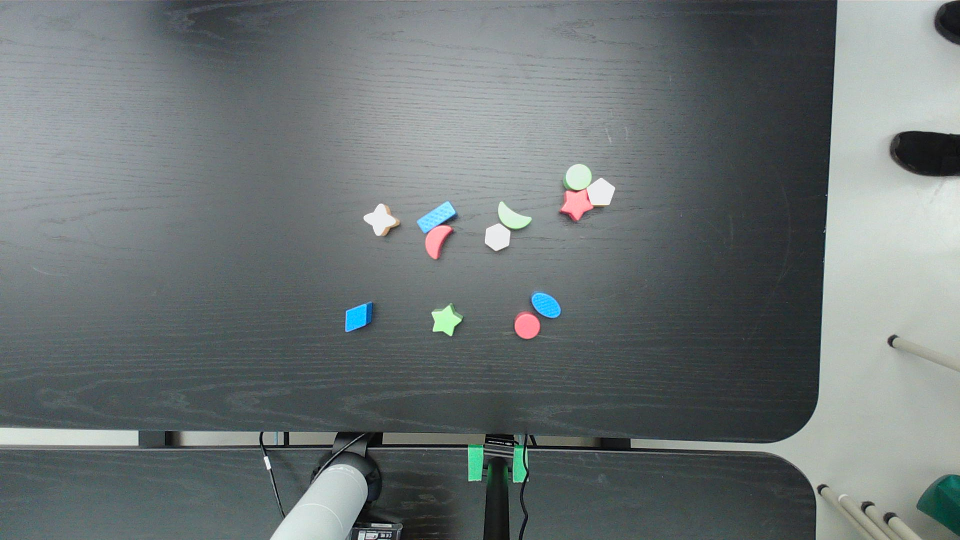
#> input picture Formation OpenCV/Photos/Brown background/bloc_5.jpeg, 1920 x 1080 px, found by its file name (shown at 1/2 size)
$ python contours_segmentation.py
#> lines starting #> are read from the running program, lines starting #| are printed output that depends on the picture; after the words box and inside, x2 and y2 are one past the last pixel; in counts of white or black regions, pixels touching at a corner belong together
#> further down, img is the input picture: shape (1080, 1920, 3); mean B, G, R 116.2, 115.8, 108.3
import cv2 as cv
import numpy as np

# Resizing frame or image
def rescaleFrame(image, height_scale=0.75, width_scale=0.8):
    # For images, videos and live videos
#> called with height_scale = 0.75, width_scale = 0.8
    height = int(image.shape[0] * height_scale)
#> height = 810
    width = int(image.shape[1] * width_scale)
#> width = 1536
    dimensions = (width, height)
#> dimensions = (1536, 810)

    return cv.resize(image, dimensions, interpolation=cv.INTER_AREA)
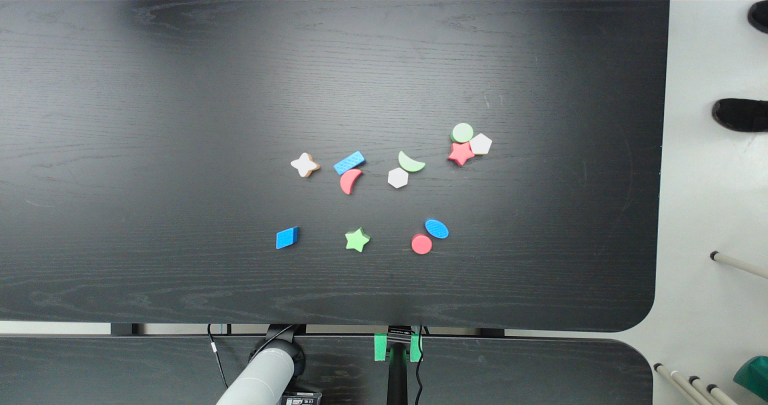
#> returned value: shape (810, 1536, 3) (shown at 1/2 size); mean of channels 0, 1, 2 116.2, 115.8, 108.3; drawn as B, G, R

# Function to check if a point is inside the area
def is_point_in_area(area, x, y):
    if area[y, x] != 0:
        return True
    else:
        return False

# Function to calculate centroids with sensitivity parameter
def calculate_centroids(image, min_area_threshold, target_area):
    contours, hierarchies = cv.findContours(image, cv.RETR_EXTERNAL, cv.CHAIN_APPROX_NONE) #possible to pass thresh instead of canny as first argument
    #cv.RETR_LIST returns all the contours of the image, cv.RETR_EXTERNAL returns all the external contours and cv.RETR_TREE return all the hierarchal (?) contours
    #cv.CHAIN_APPROX_NONE returns all the contours, cv.CHAIN_APPROX_SIMPLE compresses all the contours returned (ex : a line is compressed into two points). cv.CHAIN_APPROX_SIMPLE is more time-efficient

    centroids = []
    count = 0
    for contour in contours:
        # Calculate area of contour
        area = cv.contourArea(contour)
        if area > min_area_threshold:
            # Calculate centroid using moments
            M = cv.moments(contour)
            if M['m00'] != 0:
                cx = int(M['m10'] / M['m00'])
                cy = int(M['m01'] / M['m00'])
                if is_point_in_area(target_area, cx, cy):
                    centroids.append((cx, cy))
                    count += 1
                    cv.drawContours(img_resized, contour, -1, (0, 0, 255), 2) #drawing the contours found in a blank image

    print(f'{count} contour(s) found !')
    return centroids

# Reading Images
img = cv.imread('Photos/Brown Background/bloc_5.jpeg') #read the image

img_resized = rescaleFrame(img)

# Blur
blur = cv.GaussianBlur(img_resized, (3,3), cv.BORDER_DEFAULT) #reduce image noise

# Grayscale
gray = cv.cvtColor(blur, cv.COLOR_BGR2GRAY)

# Masking
blank = np.zeros(gray.shape[:2], dtype='uint8') #important : mask needs to be the same size of the image
mask = cv.rectangle(blank, (517, 93), (1153, 650), 255, -1)
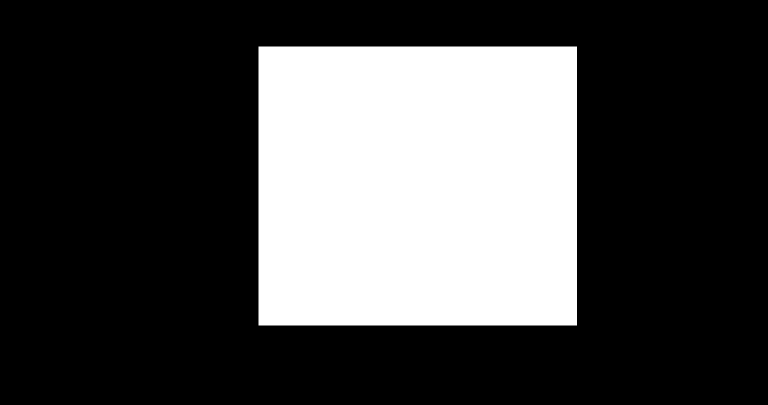
#> blank: shape (810, 1536) (shown at 1/2 size); 28.6% white; 1 white region, box (x1, y1, x2, y2) and area: (517, 93, 1154, 651) 355446
# masked_image = cv.bitwise_and(gray, gray, mask=mask)
# cv.imshow('Masked Image', masked_image)

# Edge Cascade
canny = cv.Canny(blur, 125, 175) #strictness of what is a contour
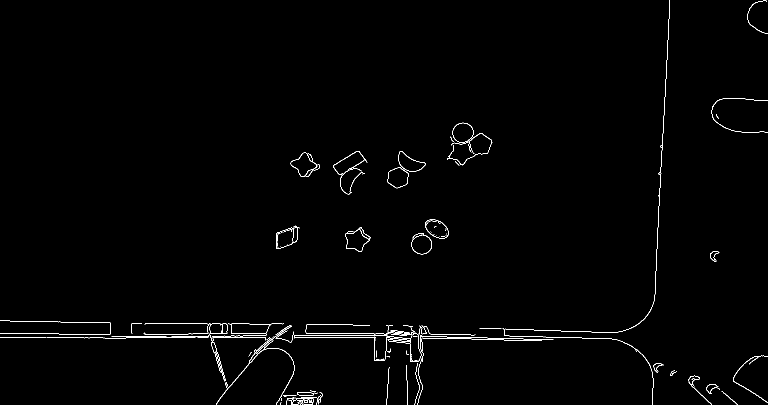
#> canny: shape (810, 1536) (shown at 1/2 size); 0.89% white in thin lines or dots

# Contours and Calculate centroids
min_area_threshold = 20  # Adjust this sensitivity parameter based on your needs
centroids = calculate_centroids(canny, min_area_threshold, mask)
#> in calculate_centroids, `contours, hierarchies = cv.findContours(image, cv.RETR_EXTERNAL, cv.CH..`: contours = 104 contours, 77 with area under 20; largest, box (x1, y1, x2, y2) and area: (690, 454, 742, 504) 1432, (581, 305, 635, 354) 1374, (894, 245, 985, 331) 1326, (775, 334, 817, 377) 1275, (850, 438, 898, 477) 1257
#> the loop in calculate_centroids, `for contour in contours:` made 104 passes
#> (area, cx, cy) on passes 3, 12, 14, 16, 19, 24, 34, 49, 63, 66, 70, 72: (37, 607, 803), (154, 610, 787), (23.5, 1460, 796), (23, 1421, 778), (235.5, 1388, 763), (132, 1313, 732), (76.5, 1493, 760), (173.5, 511, 740), (138.5, 427, 694), (30, 809, 664), (23, 825, 675), (62, 550, 673)
#> after the loop in calculate_centroids, `for contour in contours:`:
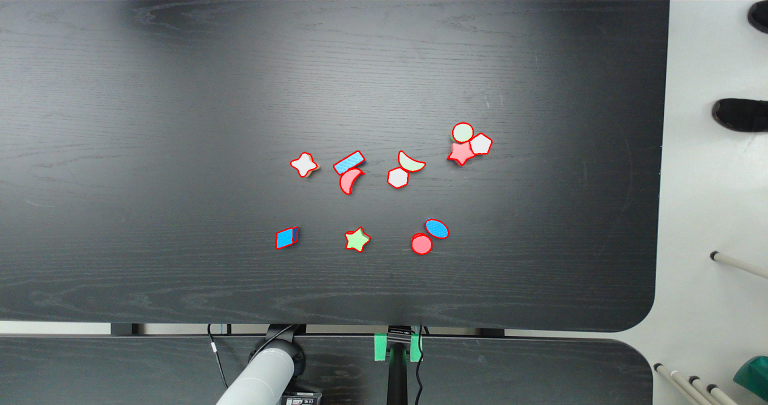
#> img_resized: shape (810, 1536, 3) (shown at 1/2 size); 0.39% of pixels changed, all inside (x1, y1, x2, y2) = (551, 244, 986, 510)
#> after the loop in calculate_centroids, `for contour in contours:`: centroids = [(843, 485), (713, 479), (569, 476), (873, 457), (701, 358), (795, 355), (607, 328), (819, 325), (698, 323), (926, 266)]; count = 10
#| 10 contour(s) found !

for i, (cx, cy) in enumerate(centroids):
    print(f"Centroids at ({cx}, {cy})")
    cv.circle(img_resized, (cx, cy), 5, (0, 255, 0), thickness = -1)
#> this loop made 10 passes
#| Centroids at (843, 485)
#| Centroids at (713, 479)
#| Centroids at (569, 476)
#| Centroids at (873, 457)
#| Centroids at (701, 358)
#| Centroids at (795, 355)
#| Centroids at (607, 328)
#| Centroids at (819, 325)
#> (further printed lines are left out)
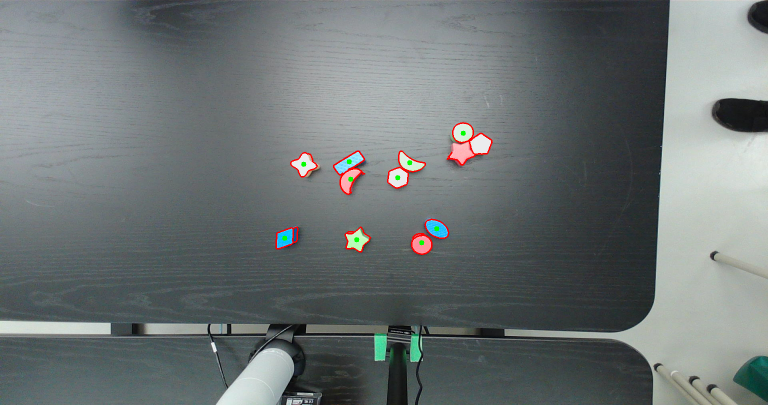
#> img_resized: shape (810, 1536, 3) (shown at 1/2 size); 0.07% of pixels changed, all inside (x1, y1, x2, y2) = (564, 261, 932, 491)

cv.imshow('Contours Detected', img_resized)

cv.waitKey(0)
